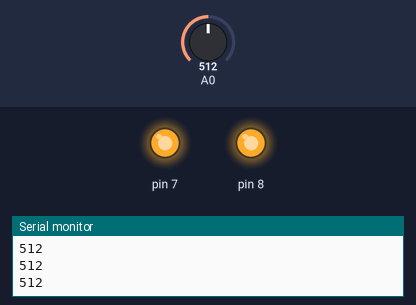
The sketch below on a simulated Arduino Uno, built with avr-gcc and run on an emulated ATmega328P. Parts: output pins drawn as LEDs (lit = HIGH), the last lines printed to the serial monitor. The test bench sets the inputs (shaded band); at power-on: A0 = 512.

Above: at 1.2 s.
1.3 s: A0 set to 419
2.8 s: A0 set to 393
At 3.2 s:
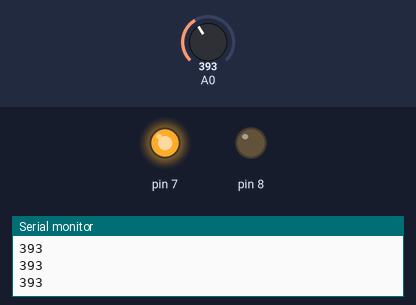
4.3 s: A0 set to 410
At 5.5 s:
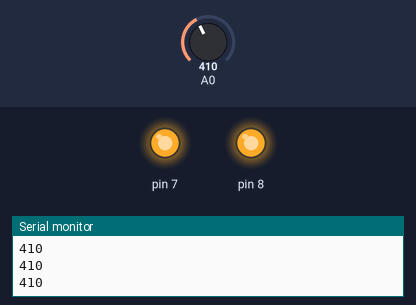
5.8 s: A0 set to 390
At 6.9 s:
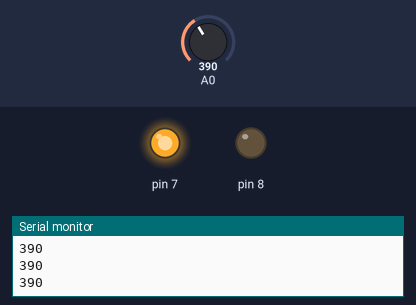
Timing chart, 0 to 8.3 s (numbered marks = the images above; inputs shaded):
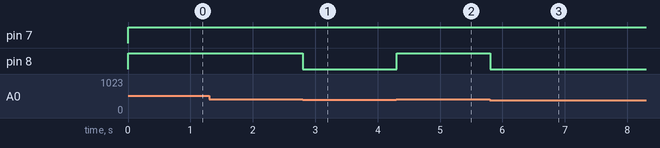

The sketch:

sketch_nov29a.ino
```cpp
#define LED 11

void setup() {
  Serial.begin(115200);
  Serial.println("MiCS-5524 demo!");

  pinMode(8, OUTPUT);
  pinMode(7, OUTPUT);
}

void loop() {
  digitalWrite(7, HIGH);
  int reading = analogRead(A0);
  Serial.println(reading);

  if (reading > 400){
    digitalWrite(8, HIGH);
  } else {
    digitalWrite(8, LOW);
  }
  delay(10);
}
```

Measured:
- the behaviour switches between 401 and 400 on A0 (found by bisection; images 0 and 1)
- after the input at 2.8 s, pin 8: HIGH → LOW at once
- after the input at 4.3 s, pin 8: LOW → HIGH at once
- after the input at 5.8 s, pin 8: HIGH → LOW at once
